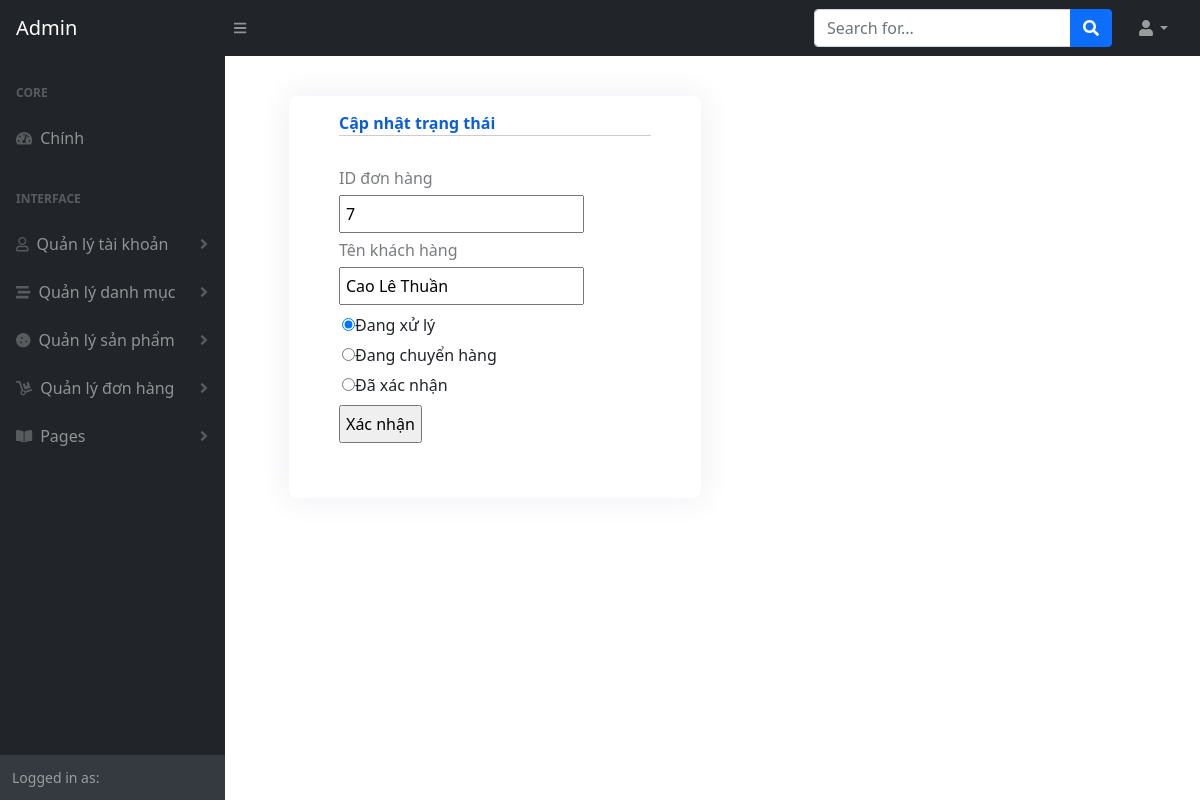
/admin/index.php?module=commitOrder&id=7 (signed in), run on an earlier commit of the app's database.
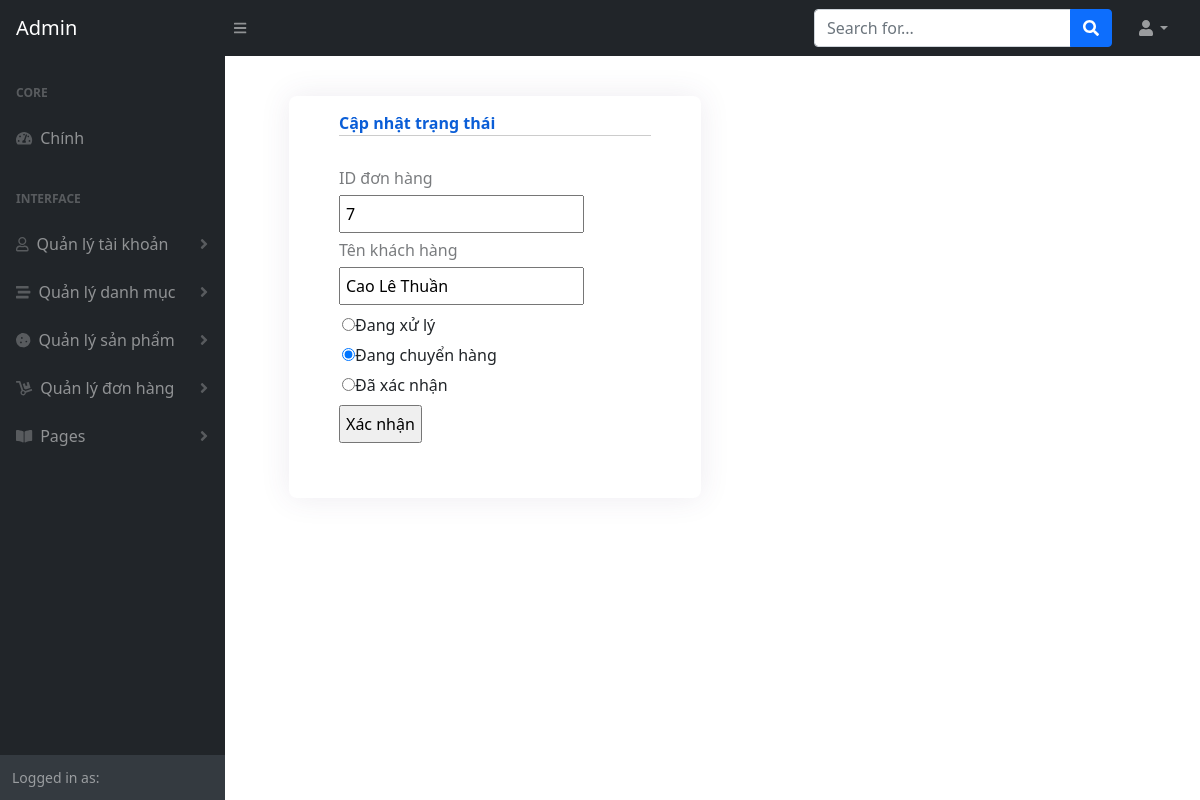
And on a later commit of the database.
### admin/modules/commitOrder.php (the view, shortened to what this page needs)
<?php
    include('../conn.php');
?>
<link href="../css/styles.css" rel="stylesheet" />
<div class="container-addcategory">
    <div class="row">
        <div class="col-xl-6 col-lg-6 col-md-12 col-sm-12 col-12">
            <div class="box-form" >
                <form action="" method="POST">
                    <div class="form-group">
                        <div class="boxheader">
                            <label for="">Cập nhật trạng thái</label>
                        </div>
                        <?php
                        if(isset($_GET["id"])){
                            $sql_sl ="SELECT * FROM `order-info` WHERE  order_id=".$_GET["id"];
                            $sql_rsl = mysqli_query($connect,$sql_sl);
                            $row = mysqli_fetch_array($sql_rsl);
                        }
                        ?>
                        <label for="" style="opacity: 0.6;">ID đơn hàng</label><br>
                        <input type="text" name="orderId" value="<?php echo $row["order_id"] ?>"><br>
                        <label for="" style="opacity: 0.6;">Tên khách hàng</label><br>
                        <input type="text" name="orderId" value="<?php echo $row["full_name"] ?>"><br>
                        <label style="margin: 3px;"for="" class="custom-checkbox"><input type="radio" class="custom-control-input" name="status" value="First" <?php if(isset($row) && $row["status"]==1){ ?> checked <?php } ?> ><span class="custom-control-label">Đang xử lý</span></label><br>
                        <label style="margin: 3px;"for="" class="custom-checkbox"><input type="radio" class="custom-control-input" name="status" value="Second" <?php if(isset($row) && $row["status"]==2){ ?> checked <?php } ?> ><span class="custom-control-label">Đang chuyển hàng</span></label><br>
                        <label style="margin: 3px;"for="" class="custom-checkbox"><input type="radio" class="custom-control-input" name="status" value="Third" <?php if(isset($row) && $row["status"]==3){ ?> checked <?php } ?> ><span class="custom-control-label">Đã xác nhận</span></label><br>
                        <input id="setstatus"  type="submit" name="set" value="Xác nhận">
                    </div>
                </form>
            </div>
        </div>
    </div>
</div>

What changed in the data, as far as the page shows it:
changed order-info "Cao Lê Thuần": status "☑" → "☐"; status "☐" → "☑"
